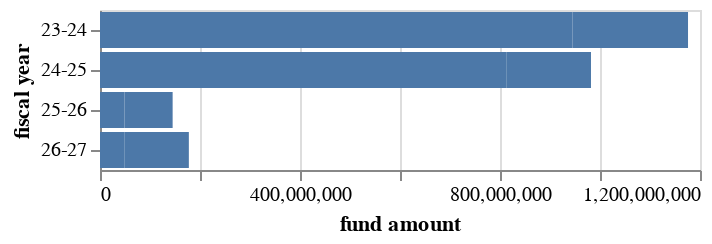

The cell this chart's notebook holds for it:
### Code cell
by_year = (
    all_melt.groupby(["fiscal year", "project type"])
    .agg(
        {
            "fund amount": "sum",
        }
    )
    .reset_index()
)

display(by_year)
make_bar(
    by_year,
    y_axis="fiscal year",
    x_axis="fund amount",
)

### Figure 1 — Vega-Lite specification as saved in the notebook (floating-point values rounded to 4 significant figures)
{"config": {"view": {"continuousWidth": 300, "continuousHeight": 300}}, "data": {"name": "data-a7e1deb4b2d7757328984cb1370701fb"}, "mark": {"type": "bar"}, "encoding": {"x": {"field": "fund amount", "type": "quantitative"}, "y": {"field": "fiscal year", "type": "nominal"}}, "$schema": "https://vega.github.io/schema/vega-lite/v5.17.0.json", "datasets": {"data-a7e1deb4b2d7757328984cb1370701fb": [{"fiscal year": "23-24", "project type": "capital", "fund amount": 945242943}, {"fiscal year": "23-24", "project type": "operating", "fund amount": 230807266}, {"fiscal year": "24-25", "project type": "capital", "fund amount": 812480147}, {"fiscal year": "24-25", "project type": "operating", "fund amount": 169494114}, {"fiscal year": "25-26", "project type": "capital", "fund amount": 49092309}, {"fiscal year": "25-26", "project type": "operating", "fund amount": 96177774}, {"fiscal year": "26-27", "project type": "capital", "fund amount": 48533322}, {"fiscal year": "26-27", "project type": "operating", "fund amount": 129175693}]}}
